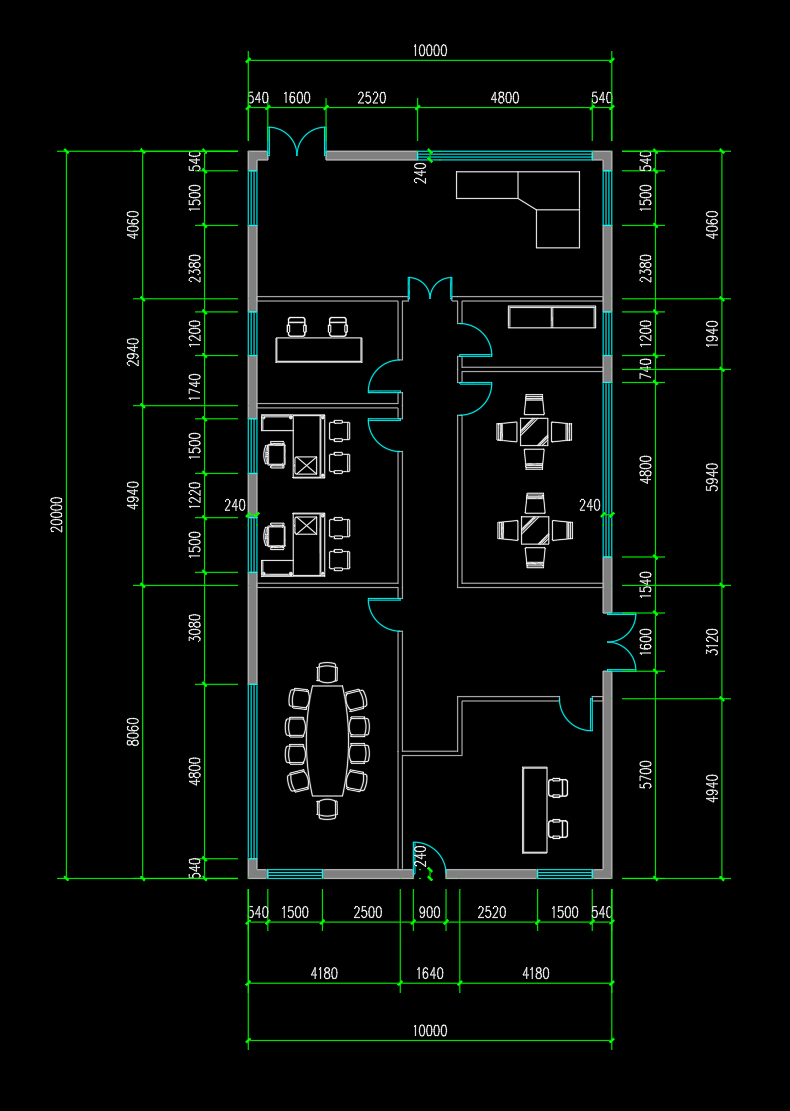
#> input picture AI_agent/logs/experiments/2026-09-14_plan_partition_setup/plan_only_input/1f_view.png, 790 x 1111 px, found by its file name
$ python analyze_1f.py
#> lines starting #> are read from the running program, lines starting #| are printed output that depends on the picture; after the words box and inside, x2 and y2 are one past the last pixel; in counts of white or black regions, pixels touching at a corner belong together
"""Analyze 1f_view.png to find pixel coordinates of key features"""
import numpy as np
from PIL import Image
from scipy import ndimage

# Load the image
img = Image.open('case_data/1f_view.png')
#> img is the input picture: PIL image 790x1111 RGB; mean R, G, B 6.2, 10.7, 7.8
img_array = np.array(img.convert('RGB'))

# Convert to grayscale
img_gray = np.array(img.convert('L'))
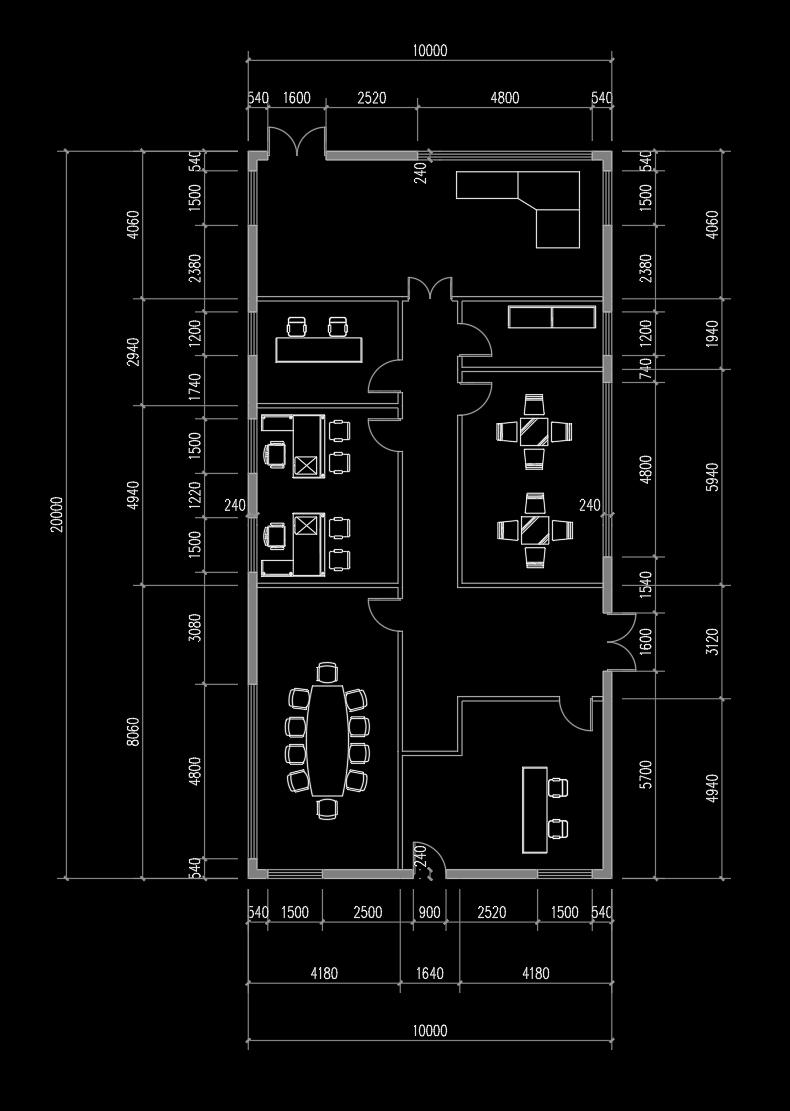
#> img_gray: shape (1111, 790); min 0, max 255, mean 9

# Find bright green pixels (dimension marks are bright green: RGB ~0,255,0)
green_channel = img_array[:,:,1]
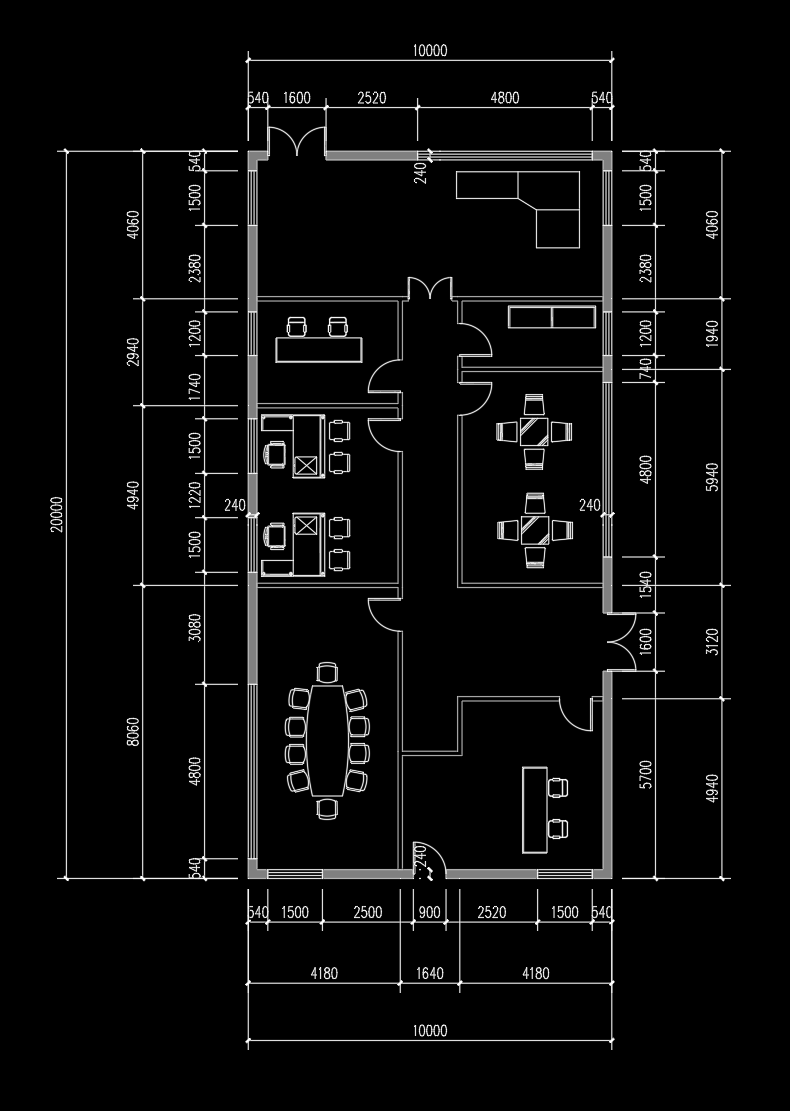
#> green_channel: shape (1111, 790); min 0, max 255, mean 10.7
red_channel = img_array[:,:,0]
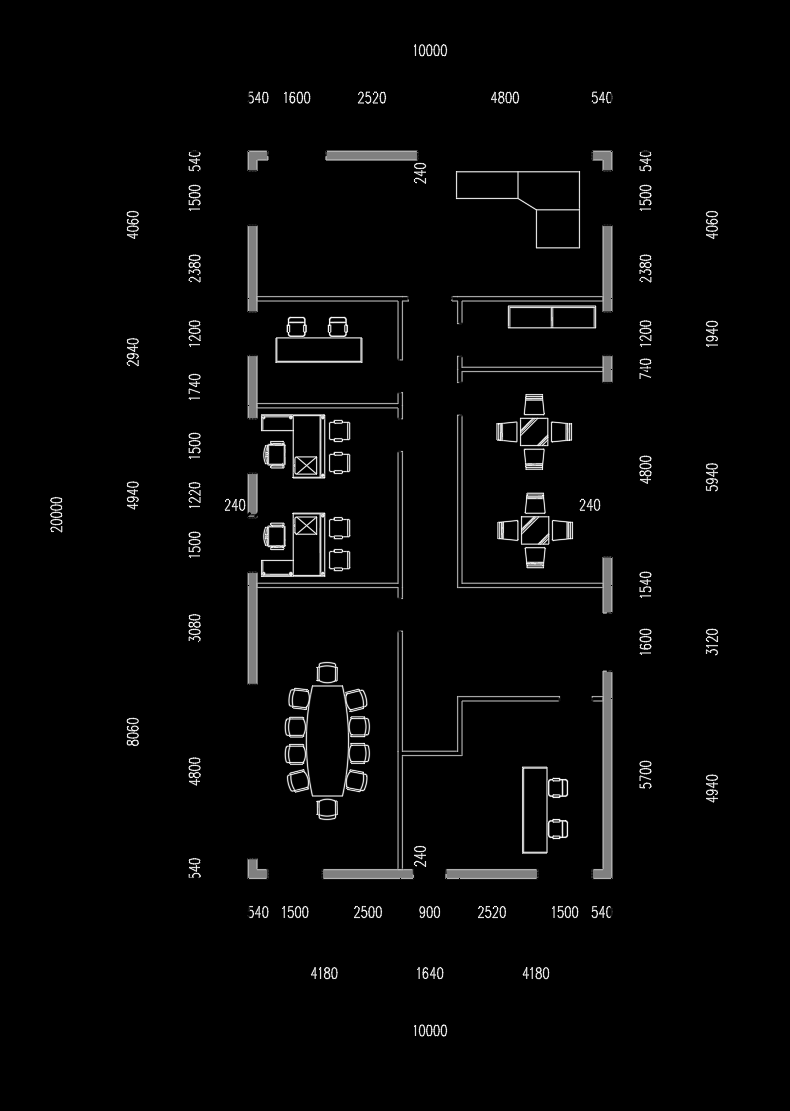
#> red_channel: shape (1111, 790); min 0, max 255, mean 6.2
blue_channel = img_array[:,:,2]

# Green pixels have high G, low R, low B
green_mask = (green_channel > 200) & (red_channel < 100) & (blue_channel < 100)
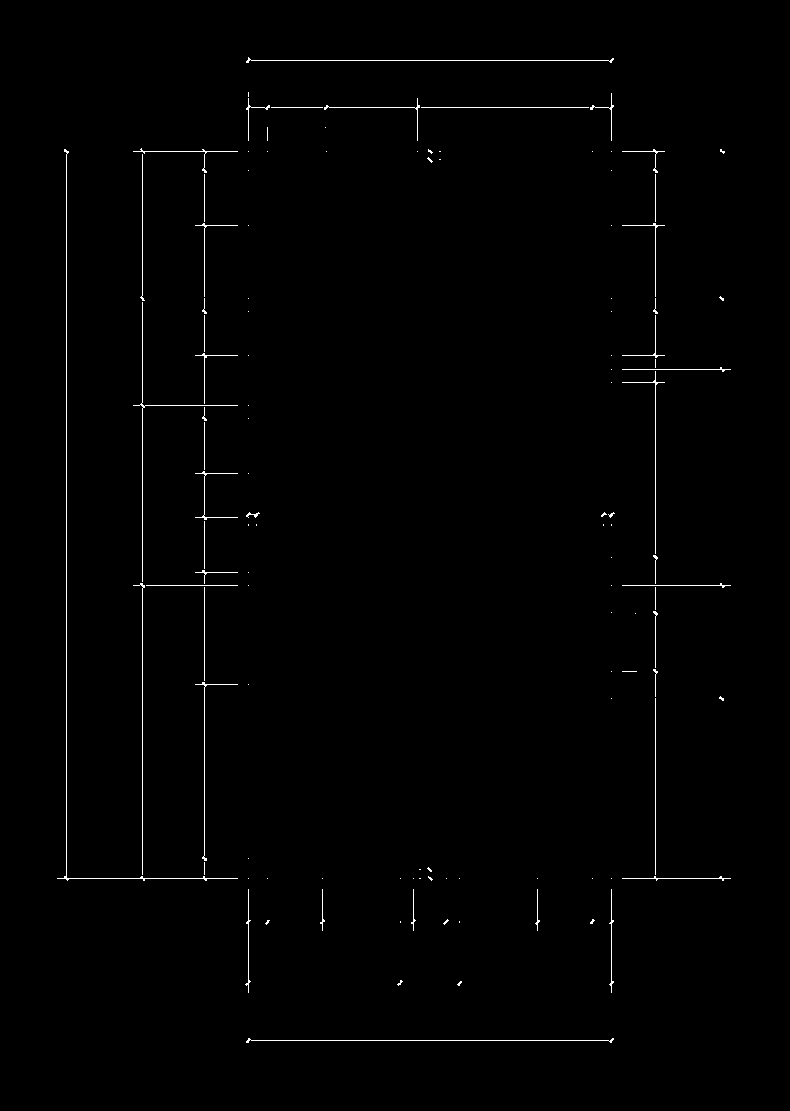
#> green_mask: shape (1111, 790) bool; 0.73% white in thin lines or dots, all inside (x1, y1, x2, y2) = (57, 57, 731, 1043)

# Find connected components of green pixels
labeled, num_features = ndimage.label(green_mask)
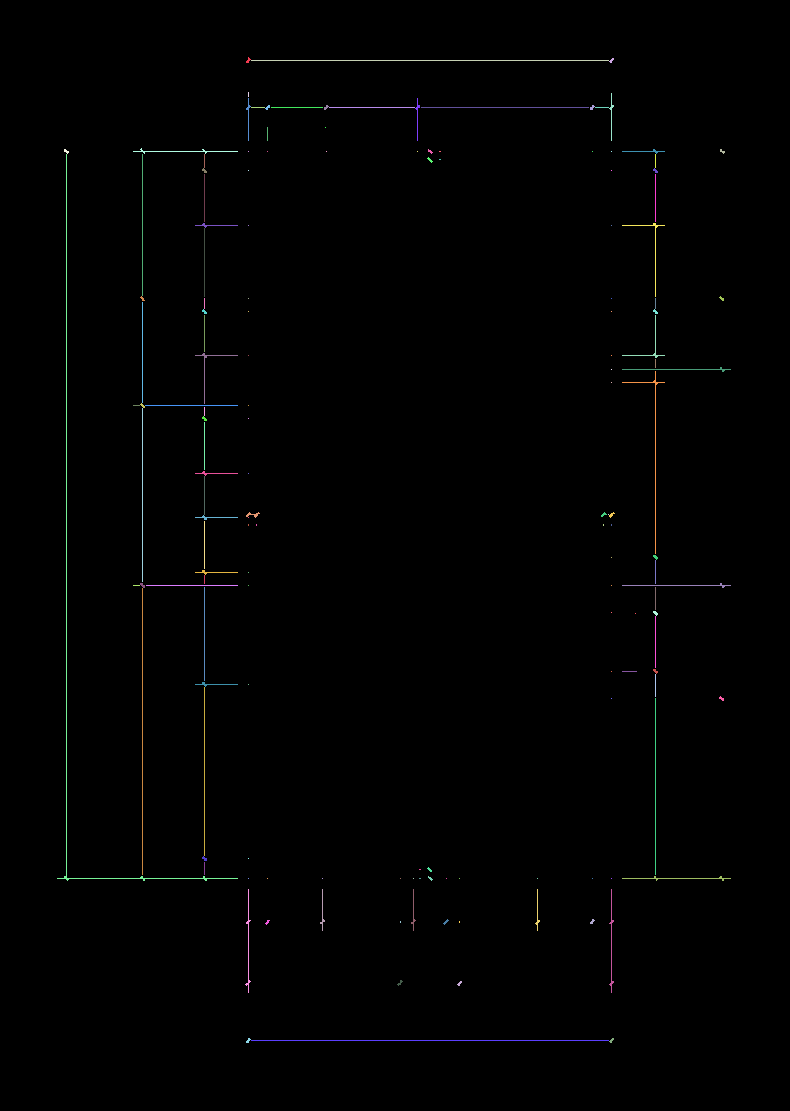
#> labeled: shape (1111, 790) int32; 153 distinct labels, from 0 to 152; one colour per label, 0 black
#> num_features = 152
print(f"Found {num_features} green regions")
#| Found 152 green regions

# Find bounding boxes of each region
for i in range(1, min(num_features + 1, 20)):  # Check first 20
    points = np.where(labeled == i)
    if len(points[0]) > 5:  # Only consider regions with >5 pixels
        min_y, min_x = np.min(points[0]), np.min(points[1])
        max_y, max_x = np.max(points[0]), np.max(points[1])
        center_y = (min_y + max_y) / 2
        center_x = (min_x + max_x) / 2
        area = len(points[0])
        print(f"Region {i}: bbox=({min_x},{min_y})-({max_x},{max_y}), center=({center_x:.0f},{center_y:.0f}), area={area}")
#> this loop made 19 passes
#> (points, min_y, min_x, max_y, max_x, center_y, center_x, area) on passes 3, 5, 6, 7, 12, 13, 14: (358 positions, rows 60 to 60, columns 251 to 608, 60, 251, 60, 608, 60, 429.5, 358), (57 positions, rows 93 to 140, columns 609 to 613, 93, 609, 140, 613, 116.5, 611, 57), (52 positions, rows 98 to 140, columns 246 to 250, 98, 246, 140, 250, 119, 248, 52), (53 positions, rows 98 to 140, columns 415 to 419, 98, 415, 140, 419, 119, 417, 53), (52 positions, rows 107 to 107, columns 271 to 322, 107, 271, 107, 322, 107, 296.5, 52), (86 positions, rows 107 to 107, columns 329 to 414, 107, 329, 107, 414, 107, 371.5, 86), (168 positions, rows 107 to 107, columns 421 to 588, 107, 421, 107, 588, 107, 504.5, 168)
#> points on passes 4, 17: ([92, 93, 94, 95, 96], [248, 248, 248, 248, 248]), ([127], [325])
#| Region 1: bbox=(246,57)-(250,62), center=(248,60), area=15
#| Region 2: bbox=(609,58)-(613,62), center=(611,60), area=13
#| Region 3: bbox=(251,60)-(608,60), center=(430,60), area=358
#| Region 5: bbox=(609,93)-(613,140), center=(611,116), area=57
#| Region 6: bbox=(246,98)-(250,140), center=(248,119), area=52
#| Region 7: bbox=(415,98)-(419,140), center=(417,119), area=53
#| Region 8: bbox=(265,105)-(269,109), center=(267,107), area=14
#| Region 9: bbox=(324,105)-(328,109), center=(326,107), area=14
#> (further printed lines are left out)
